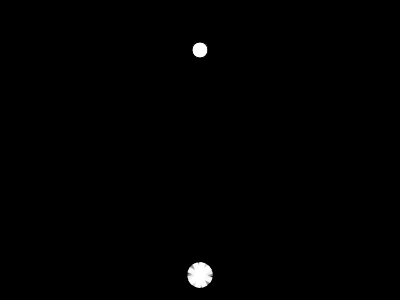
Frame 1 (no input)
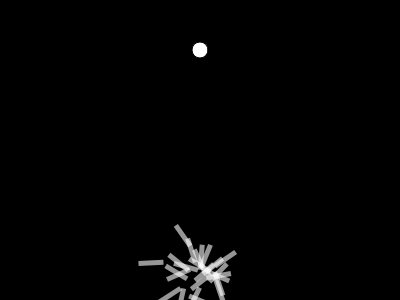
Frame 60 (no input)
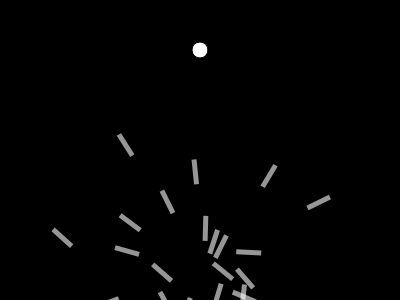
Frame 120 (the mouse pressed at the canvas centre since frame 60)

The p5.js sketch that drew these frames (run headless with seeded random() and noise() and a simulated clock; from frame 60 on, the mouse is pressed at the canvas centre):

// p5.js sketch
// ── sketch.js
let populationSize;
let rocketLifespan;
let target;
let population;
let counter;
let lifeDisplay;

function setup() {
    createCanvas(400, 300);

    populationSize = 25;
    rocketLifespan = 200;
    target = createVector(width / 2, 50);
    population = new Population(populationSize, rocketLifespan, target);

    counter = 0;
    lifeDisplay = createP();
}

function draw() {
    background(0);

    population.run();

    ellipse(target.x, target.y, 16, 16);

    lifeDisplay.html(counter);

    if (counter == rocketLifespan) {
        population.evaluate();
        population.selection();
        counter = 0;
    } else {
        counter++;
    }
}

// ── dna.js
class DNA {
    constructor(lifespan, genes) {
        this.genes = [];
        this.lifespan = lifespan;

        if (genes) {
            this.genes = genes;
        } else {
            for (let i = 0; i < this.lifespan; i++) {
                this.genes[i] = p5.Vector.random2D();
                this.genes[i].setMag(0.1);
            }
        }
    }

    crossover(partner) {
        let newGenes = [];
        let midpoint = floor(random(this.genes.length));

        for (let i = 0; i < this.genes.length; i++) {
            newGenes[i] = random() < 0.5 ? this.genes[i] : partner.genes[i];
        }

        return new DNA(this.lifespan, newGenes);
    }

    mutate() {
        for (let gene of this.genes) {
            if (random(1) < 0.01) {
                gene = p5.Vector.random2D();
                gene.setMag(0.1);
            }
        }
    }
}

// ── population.js
class Population {
    constructor(popSize, lifespan, target) {
        this.rockets = [];
        this.popSize = popSize;
        this.matingPool = [];

        this.lifespan = lifespan;
        this.target = target;

        for (let i = 0; i < this.popSize; i++) {
            this.rockets[i] = new Rocket(this.lifespan, this.target);
        }
    }

    run() {
        for (let rocket of this.rockets) {
            rocket.update();
            rocket.show();
        }
    }

    evaluate() {
        let maxFitness = 0;

        for (let rocket of this.rockets) {
            rocket.calculateFitness();

            if (rocket.fitness > maxFitness) {
                maxFitness = rocket.fitness;
            }
        }

        createP(maxFitness);

        for (let rocket of this.rockets) {
            rocket.fitness /= maxFitness;
        }

        this.matingPool = [];

        for (let rocket of this.rockets) {
            let n = rocket.fitness * 100;

            for (let i = 0; i < n; i++) {
                this.matingPool.push(rocket);
            }
        }
    }

    selection() {
        let newRockets = [];

        for(let a of this.rockets) {
            let parentA = random(this.matingPool).dna;
            let parentB = random(this.matingPool).dna;

            let child = parentA.crossover(parentB);
            child.mutate();

            newRockets.push(new Rocket(this.lifespan, this.target, child));
        }

        this.rockets = newRockets;
    }
}

// ── rocket.js
class Rocket {
    constructor(lifespan, target, dna) {
        this.pos = createVector(width / 2, height - 25);
        this.vel = createVector();
        this.acc = createVector();

        this.dna = dna ? dna : new DNA(lifespan);

        this.target = target;
        this.fitness = 0;
        this.completed = false;

        this.count = 0;
    }

    applyForce(force) {
        this.acc.add(force);
    }

    update() {
        var d = dist(this.pos.x, this.pos.y, this.target.x, this.target.y);

        if (d < 20) {
            this.completed = true;
            this.pos = this.target;
        }

        this.applyForce(this.dna.genes[this.count]);
        if (!this.completed) {
            this.vel.add(this.acc);
            this.pos.add(this.vel);
            this.acc.mult(0);
        }

        this.count++;
    }

    show() {
        push();
        translate(this.pos.x, this.pos.y);
        rotate(this.vel.heading());
        rectMode(CENTER);
        noStroke();
        fill(255, 150);
        rect(0, 0, 25, 5);
        pop();
    }

    calculateFitness() {
        let d = dist(this.pos.x, this.pos.y, this.target.x, this.target.y);
        this.fitness = map(d, 0, width, width, 0);

        this.fitness *= this.completed ? 10 : 1;
    }
}
